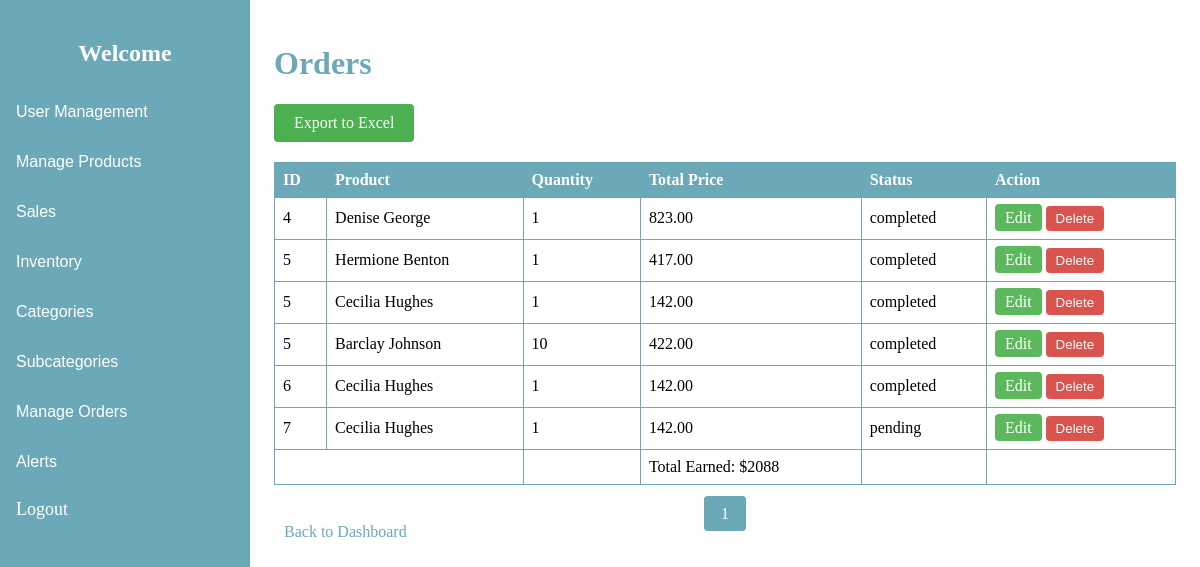
The page /admin/pages/view_orders.php (signed in) on the database its author committed.
### tables this page shows
CREATE TABLE `order_items` (
  `id` int(11) NOT NULL,
  `order_id` int(11) NOT NULL,
  `product_id` int(11) NOT NULL,
  `quantity` int(11) NOT NULL,
  `price` decimal(10,2) NOT NULL
);

CREATE TABLE `orders` (
  `id` int(11) NOT NULL,
  `customer_id` int(11) NOT NULL,
  `total_price` decimal(10,2) NOT NULL,
  `status` enum('pending','completed','cancelled') NOT NULL DEFAULT 'pending',
  `created_at` timestamp NOT NULL DEFAULT current_timestamp()
);

CREATE TABLE `products` (
  `id` int(11) NOT NULL,
  `name` varchar(100) NOT NULL,
  `description` text DEFAULT NULL,
  `price` decimal(10,2) NOT NULL,
  `stock` int(11) NOT NULL,
  `created_at` timestamp NOT NULL DEFAULT current_timestamp(),
  `category_id` int(11) DEFAULT NULL,
  `subcategory_id` int(11) DEFAULT NULL
);

### admin/pages/view_orders.php (the view, shortened to what this page needs)
<?php
include('../includes/db.php');
$orders_per_page = 9;
$page = isset($_GET['page']) ? (int)$_GET['page'] : 1;
$offset = ($page - 1) * $orders_per_page;
$total_orders_stmt = $pdo->query('SELECT COUNT(*) FROM orders');
$total_orders = $total_orders_stmt->fetchColumn();
$total_pages = ceil($total_orders / $orders_per_page);
$stmt = $pdo->prepare('SELECT orders.id, products.name AS product_name, order_items.quantity, order_items.price AS total_price, orders.status, orders.created_at
                       FROM orders
                       JOIN order_items ON orders.id = order_items.order_id
                       JOIN products ON order_items.product_id = products.id
                       LIMIT :offset, :orders_per_page');
$stmt->bindValue(':offset', $offset, PDO::PARAM_INT);
$stmt->bindValue(':orders_per_page', $orders_per_page, PDO::PARAM_INT);
$stmt->execute();
$orders = $stmt->fetchAll();
?>
<!DOCTYPE html>
<html>
<head>
    <link rel="stylesheet" type="text/css" href="../public/css/viewProduct.css">
    <link rel="stylesheet" type="text/css" href="../public/css/viewP.css">
</head>
<body>
<?php include('../includes/sidebar.php'); ?>
<div class="content">
    <h1>Orders</h1>
    <a href="export_orders.php" style="background-color: #4CAF50; color: white; padding: 10px 20px; text-align: center; text-decoration: none; display: inline-block; border-radius: 4px;">Export to Excel</a>
    <table>
        <tr>
            <th>ID</th>
            <th>Product</th>
            <th>Quantity</th>
            <th>Total Price</th>
            <th>Status</th>
            <th>Action</th>
        </tr>
        <?php
        $totalEarned = 0;
        foreach ($orders as $order):
            $totalEarned += $order['total_price'];
        ?>
            <tr>
                <td><?php echo htmlspecialchars($order['id']); ?></td>
                <td><?php echo htmlspecialchars($order['product_name']); ?></td>
                <td><?php echo htmlspecialchars($order['quantity']); ?></td>
                <td><?php echo htmlspecialchars($order['total_price']); ?></td>
                <td><?php echo htmlspecialchars($order['status']); ?></td>
                <td>
                    <div class="button-group">
                        <a href="edit_order.php?id=<?php echo $order['id']; ?>" style="background-color: #5cb85c; color: white; text-align: center; padding: 5px 10px; border-radius: 4px;">Edit</a>
                        <?php if ($role !== 'editor'): ?>
                        <form method="POST" action="delete_order.php" onsubmit="return confirm('Are you sure you want to delete this order?');" style="display:inline;">
                            <button type="submit" style="background-color: #d9534f; color: white; border: none; padding: 5px 10px; border-radius: 4px; cursor: pointer;">Delete</button>
                        </form>
                        <?php endif; ?>
                    </div>
                </td>
            </tr>
        <?php endforeach; ?>
        <tr>
            <td colspan="2"></td>
            <td></td>
            <td>Total Earned: $<?php echo htmlspecialchars($totalEarned); ?></td>
            <td></td>
            <td></td>
        </tr>
    </table>
    <div class="pagination">
        <?php for ($i = 1; $i <= $total_pages; $i++): ?>
            <a href="?page=<?php echo $i; ?>" <?php if ($i == $page) echo 'class="active"'; ?>><?php echo $i; ?></a>
        <?php endfor; ?>
    </div>
    <a href="dashboard.php">Back to Dashboard</a>
</div>
</body>
</html>

### admin/public/css/viewProduct.css (style rules this page uses)
.content { margin-left: 250px; padding: 20px; }
h1 { color: #6BA9B9; }
table { width: 100%; border-collapse: collapse; margin-top: 20px; }
th, td { border: 1px solid #6BA9B9; padding: 8px; text-align: left; }
th { background-color: #6BA9B9; color: white; }
a { text-decoration: none; color: #6BA9B9; padding: 5px 10px; border-radius: 4px; transition: background-color 0.3s, color 0.3s; }

### admin/public/css/viewP.css (style rules this page uses)
.pagination { margin-top: 20px; text-align: center; }
.pagination a { color: #6BA9B9; padding: 8px 16px; text-decoration: none; border: 1px solid #6BA9B9; border-radius: 4px; margin: 0 4px; }
.pagination a.active { background-color: #6BA9B9; color: white; border: 1px solid #6BA9B9; }

### admin/includes/sidebar.php (style rules this page uses)
.content { margin-left: 250px; padding: 16px; }

### rows shown on the page
order_items: order "4", product.name "Denise George", quantity "1", price "823.00", order.status "completed"
order_items: order "5", product.name "Hermione Benton", quantity "1", price "417.00", order.status "completed"
order_items: order "5", product.name "Cecilia Hughes", quantity "1", price "142.00", order.status "completed"
order_items: order "5", product.name "Barclay Johnson", quantity "10", price "422.00", order.status "completed"
order_items: order "6", product.name "Cecilia Hughes", quantity "1", price "142.00", order.status "completed"
order_items: order "7", product.name "Cecilia Hughes", quantity "1", price "142.00", order.status "pending"

### other values the page prints
$totalEarned "2088"
